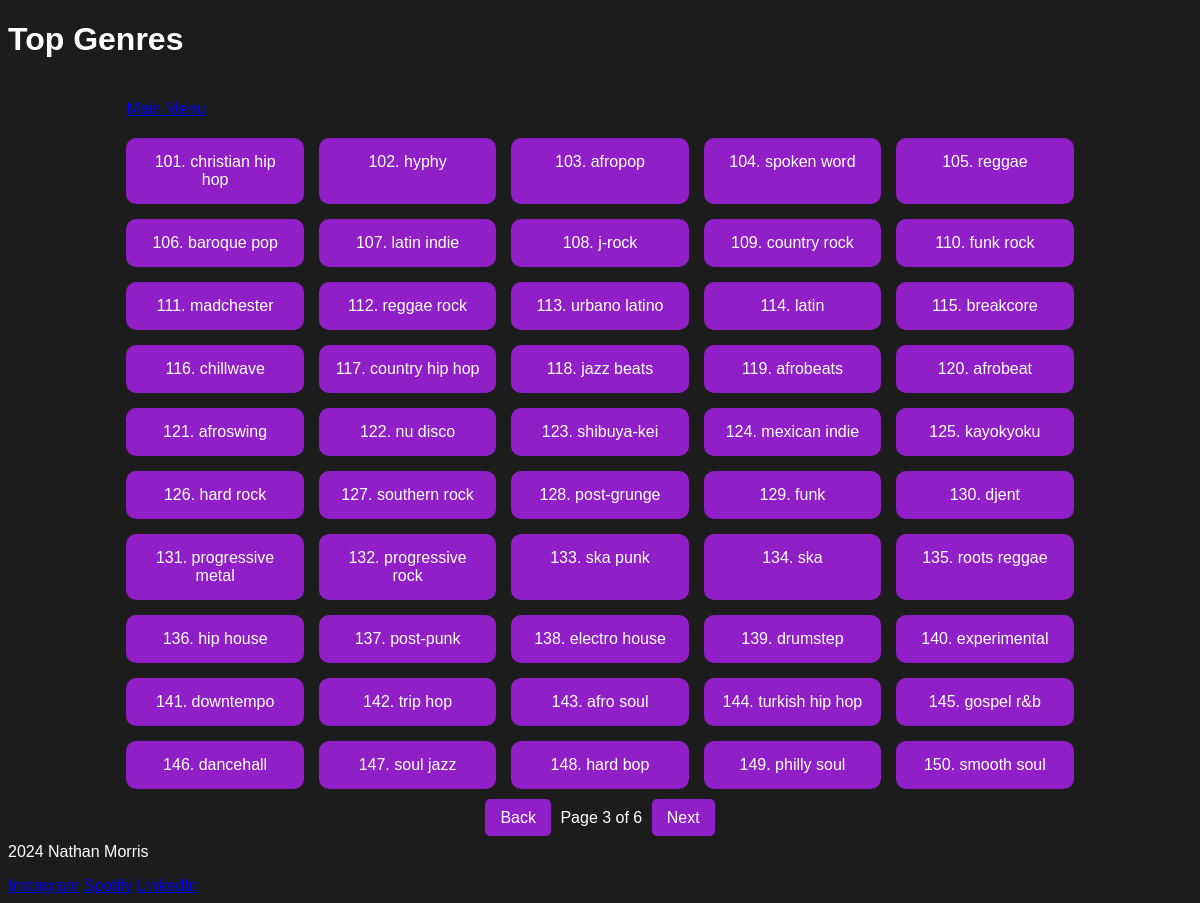
Page /view_top_genres/?page=3 (signed in) on the committed database.
### spotifyapp/models.py (models this page shows, shortened)
class Song(models.Model):
    track_id = models.CharField(max_length=255, unique=True)
    track_name = models.CharField(max_length=255)
    artist_names = models.TextField()
    album_art = models.URLField(blank=True, null=True)
    genres = models.TextField(blank=True)
    popularity = models.IntegerField(blank=True, null=True)
    users = models.ManyToManyField(User, related_name="songs")

### spotifyapp/views.py (the view)
# urls.py: path('view_top_genres/', views.view_top_genres, name='view_top_genres'),
def view_top_genres(request):
    user = request.user
    user_songs = Song.objects.filter(users=user)  # Get saved songs
    genres = {}
    for song in user_songs:
        for genre in song.genres.split(', '):  # Handle multiple genres
            if genre.strip():
                genres[genre] = genres.get(genre, 0) + 1
    sorted_genres = sorted(genres.items(), key=lambda item: item[1], reverse=True)
    genre_list = [(i + 1, genre, count) for i, (genre, count) in enumerate(sorted_genres)]
    paginator = Paginator(genre_list, 50)
    page_number = request.GET.get('page')
    page_obj = paginator.get_page(page_number)
    return render(request, 'spotifyapp/view_top_genres.html', {'genres': page_obj})

### spotifyapp/templates/spotifyapp/view_top_genres.html (shortened to what this page needs)
{% load static %}
<!DOCTYPE html>
<html>
<head>
    <link rel="stylesheet" type="text/css" href="{% static 'admin/css/styles.css' %}">
</head>
<body>
    <div class="wrapper">
        <header>
            <h1 class="test-element">Top Genres</h1>
        </header>
        <div class="container">
            <nav>
                <div class="sub-menu">
                    <a href="{% url 'index' %}">Main Menu</a>
                </div>
            </nav>
            <div class="artist-grid">
                {% for genre in genres %}
                <div class="artist-item" data-genre="{{ genre.1 }}">
                    <div class="artist-info">
                        {{ genre.0 }}. {{ genre.1 }}
                    </div>
                </div>
                {% endfor %}
            </div>
            <div class="pagination">
                {% if genres.has_previous %}
                    <a href="?page={{ genres.previous_page_number }}" class="pagination-button">Back</a>
                {% endif %}
                <span>Page {{ genres.number }} of {{ genres.paginator.num_pages }}</span>
                {% if genres.has_next %}
                    <a href="?page={{ genres.next_page_number }}" class="pagination-button">Next</a>
                {% endif %}
            </div>
        </div>
        <footer>
            <div class="handles">
                <p>2024 Nathan Morris</p>
                <a href="https://www.instagram.com/natem.og" target="_blank">Instagram</a>
                <a href="https://open.spotify.com/user/nlevim" target="_blank">Spotify</a>
                <a href="https://www.linkedin.com/in/nate-morris-data" target="_blank">LinkedIn</a>
            </div>
        </footer>
    </div>
</body>
</html>

### staticfiles/styles.css (style rules this page uses)
body { background-color: #1c1c1c; color: #ffffff; font-family: Arial, sans-serif; }
.container { width: 80%; margin: 0 auto; padding-top: 20px; }
h1, h2, h3, h4, h5, h6 { color: #ffffff; }

### spotifyapp/templates/spotifyapp/view_top_genres.html (style rules this page uses)
.artist-grid { display: grid; grid-template-columns: repeat(auto-fill, minmax(150px, 1fr)); gap: 15px; margin-top: 20px; }
.artist-item { background-color: #901FC8; padding: 15px; text-align: center; border-radius: 10px; cursor: pointer; transition: transform 0.2s ease-in-out; }
.pagination { margin-top: 20px; text-align: center; }
.pagination-button { padding: 10px 15px; margin: 5px; border: none; background: #901FC8; color: white; cursor: pointer; text-decoration: none; border-radius: 5px; }

### rows in the picture
Song: genres "christian hip hop"
Song: genres "hyphy"
Song: genres "spoken word"
Song: genres "baroque pop"
Song: genres "country hip hop"
Song: genres "nu disco"
Song: genres "hip house"
Song: genres "gospel r&b"

### other values in the picture
{{ genre.0 }} "101" "102" "103" "104" "105" "106" "107" "108" "109" "110" "111" "112" "113" "114" "115" "116" "117" "118" "119" "120" "121" "122" "123" "124" "125" "126" "127" "128" "129" "130" "131" "132" "133" "134" "135" "136" "137" "138" "139" "140" "141" "142" "143" "144" "145" "146" "147" "148" "149" "150"
{{ genre.1 }} "afropop" "reggae" "latin indie" "j-rock" "country rock" "funk rock" "madchester" "reggae rock" "urbano latino" "latin" "breakcore" "chillwave" "jazz beats" "afrobeats" "afrobeat" "afroswing" "shibuya-kei" "mexican indie" "kayokyoku" "hard rock" "southern rock" "post-grunge" "funk" "djent" "progressive metal" "progressive rock" "ska punk" "ska" "roots reggae" "post-punk" "electro house" "drumstep" "experimental" "downtempo" "trip hop" "afro soul" "turkish hip hop" "dancehall" "soul jazz" "hard bop" "philly soul" "smooth soul"
{{ genres.number }} "3"
{{ genres.paginator.num_pages }} "6"
